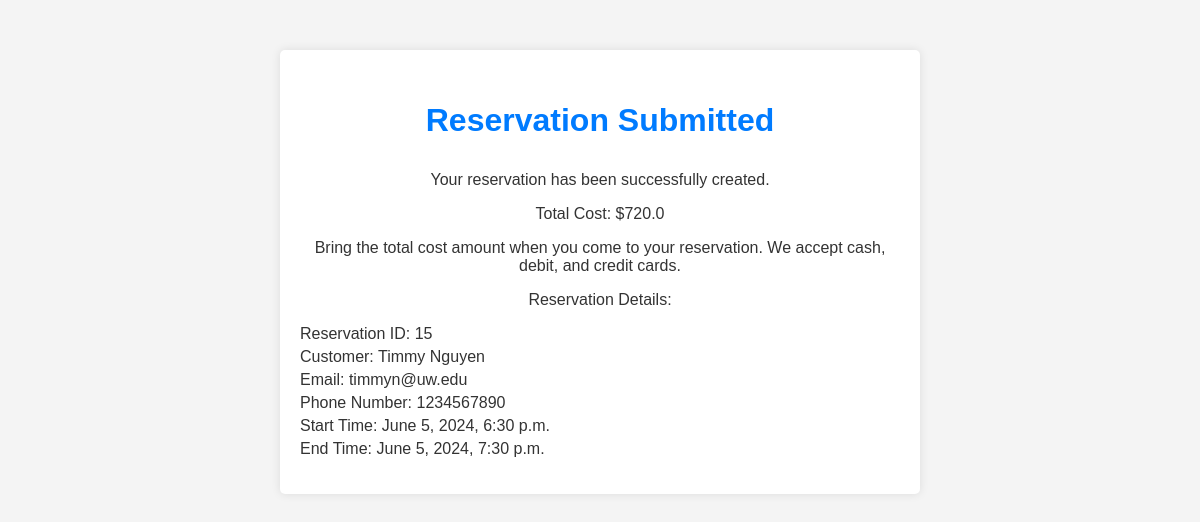
/submitted/15/, run on the app's committed database.
### reservation/models.py (models this page shows, shortened)
class Reservation(models.Model):
    customer = models.ForeignKey(Customer, on_delete=models.CASCADE)
    timeslot = models.ForeignKey(TimeSlot, on_delete=models.CASCADE)
    is_exclusive = models.BooleanField(default=False)
    service = models.ManyToManyField(Service)
    def cost(self):
        total_cost = 0
        for service in self.service.all():
            for service_type in service.service_type.all():
                if service_type.room_option:
                    total_cost += service_type.room_option.attendees * 20
                if service_type.pool_option:
                    total_cost += service_type.pool_option.attendees * 20
        if self.is_exclusive:
            total_cost *= 1.5  # Apply the 1.5 multiplier for exclusive reservations
        return total_cost
    class Meta:
        unique_together = ('customer', 'timeslot')

class Customer(models.Model):
    first_name = models.CharField(max_length=40)
    last_name = models.CharField(max_length=40)
    email = models.EmailField(max_length=40)
    phone_number = models.CharField(max_length=10, null=True, blank=True)

class TimeSlot(models.Model):
    start_time = models.DateTimeField()
    end_time = models.DateTimeField()

### reservation/views.py (the view)
# urls.py: path('submitted/<int:reservation_id>/', views.submitted, name='submitted'),
def submitted(request, reservation_id):
    reservation = get_object_or_404(Reservation, id=reservation_id)
    total_cost = reservation.cost()  # Ensure this method exists and returns the cost
    context = {
        'total_cost': total_cost,
        'reservation': reservation,
        'reservation_id': reservation_id,
        'message': "Bring the total cost amount when you come to your reservation. We accept cash, debit, and credit cards."
    }
    return render(request, "submitted.html", context)

### reservation/templates/submitted.html (shortened to what this page needs)
{% load static %}
<!DOCTYPE html>
<html lang="en">
<head>
    <link rel="stylesheet" href="{% static 'submitted.css' %}">
</head>
<body>
    <div class="container">
        <h1>Reservation Submitted</h1>
        <p>Your reservation has been successfully created.</p>
        <p>Total Cost: ${{ total_cost }}</p>
        <p class="message">{{ message }}</p>
        <p>Reservation Details:</p>
        <ul>
            <li>Reservation ID: {{reservation.id}}</li>
            <li>Customer: {{ reservation.customer.first_name }} {{ reservation.customer.last_name }}</li>
            <li>Email: {{ reservation.customer.email }}</li>
            <li>Phone Number: {{ reservation.customer.phone_number }}</li>
            <li>Start Time: {{ reservation.timeslot.start_time }}</li>
            <li>End Time: {{ reservation.timeslot.end_time }}</li>
        </ul>
    </div>
</body>
</html>

### reservation/static/submitted.css (style rules this page uses)
body { width: 100%; height: 100vh; margin: 0; background-image: url(https://blogs.rochester.edu/thegreendandelion/wp-content/uploads/2022/05/pool-scaled.jpg); color: black; font-family: Tahoma; font-size: 16px; }
h1, p { margin: 1em auto; text-align: center; }

### reservation/templates/submitted.html (style rules this page uses)
body { font-family: Arial, sans-serif; background-color: #f4f4f4; color: #333; margin: 0; padding: 0; }
.container { max-width: 600px; margin: 50px auto; padding: 20px; background-color: #fff; border-radius: 5px; box-shadow: 0 0 10px rgba(0, 0, 0, 0.1); }
h1 { color: #007bff; text-align: center; }
p { margin-bottom: 10px; }
ul { list-style: none; padding: 0; }
li { margin-bottom: 5px; }

### data on the page
Reservation: id "15", customer.first_name "Timmy", customer.last_name "Nguyen", customer.email "timmyn@uw.edu", customer.phone_number "1234567890", timeslot.start_time "June 5, 2024, 6:30 p.m.", timeslot.end_time "June 5, 2024, 7:30 p.m."

### other printed values
{{ total_cost }} "720.0"
{{ message }} "Bring the total cost amount when you come to your reservation. We accept cash, debit, and credit cards."
